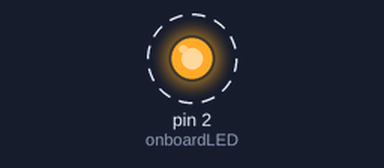
Bench run of a sketch on a simulated Arduino Uno, built with avr-gcc and run on an emulated ATmega328P. Shown: output pins drawn as LEDs (lit = HIGH). Dashed ring = blinking.

Above: at 0.2 s.
Timing chart, 0 to 3.0 s (numbered marks = the images above):
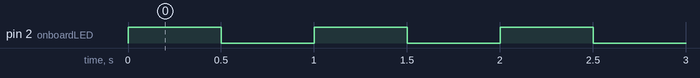

The sketch:

sketch_aug21a.ino
```cpp
int onboardLED = 2;
void setup() {
  // put your setup code here, to run once:
  pinMode(onboardLED, OUTPUT);
}

void loop() {
  // put your main code here, to run repeatedly:

  digitalWrite(onboardLED , HIGH);
  delay(500);
  digitalWrite(onboardLED , LOW);
  delay(500);

}
```

Measured:
- by itself, pin 2 (onboardLED): alternates HIGH for 0.50 s and LOW for 0.50 s
